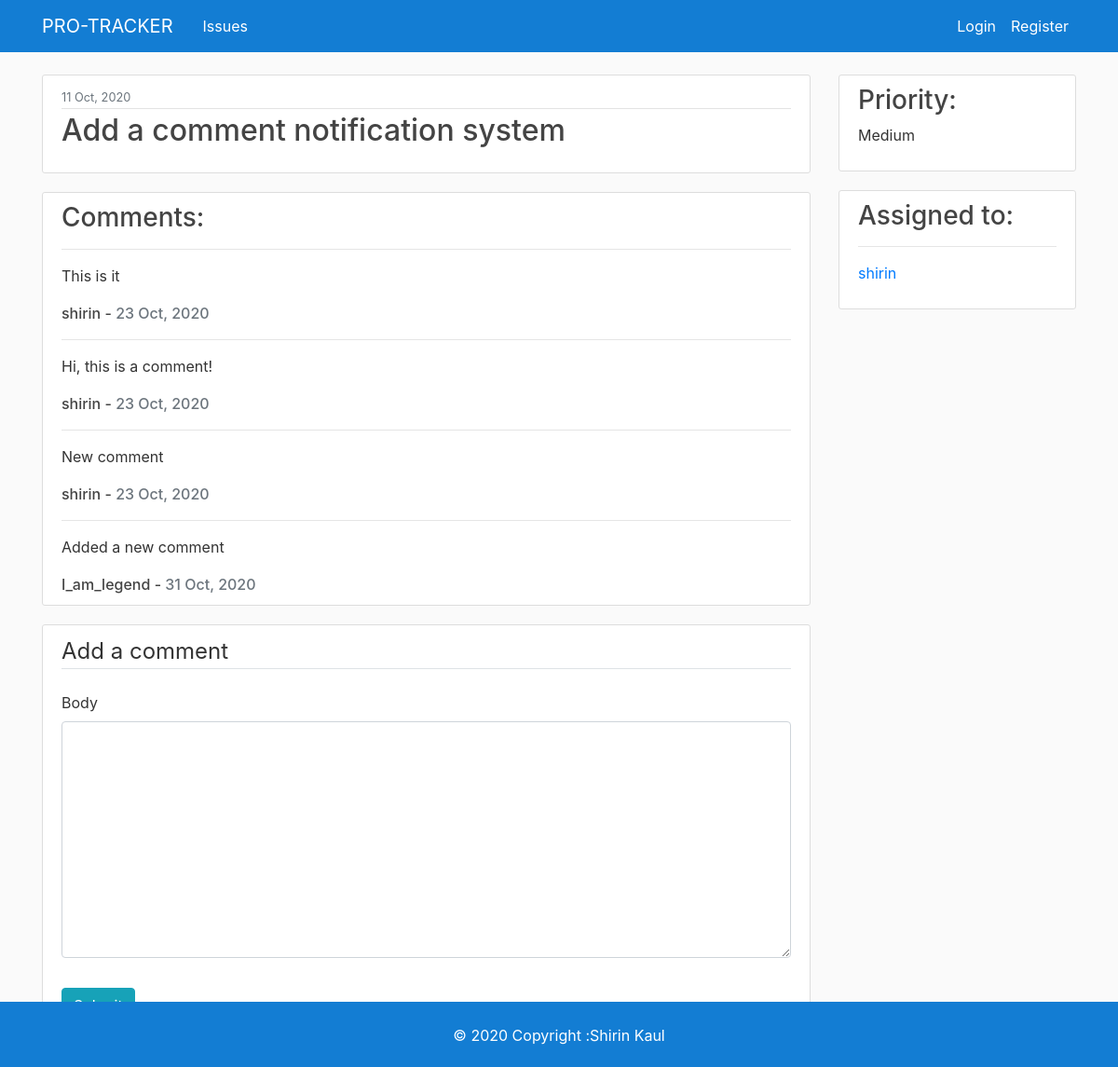
/issue/8/, run on the app's committed database.
### issue/models.py (models this page shows, shortened)
class Issue(models.Model):
    PRIORITY_CHOICES= (
        ('high','high'),
        ('medium','medium'),
        ('low', 'low')
    )
    title=models.CharField(max_length=100)
    content=RichTextUploadingField(verbose_name='Body',null=True,blank=True)
    date_created=models.DateTimeField(default=timezone.now)
    priority=models.CharField(max_length=30, choices=PRIORITY_CHOICES)
    author = models.ManyToManyField(User)
    completed = models.BooleanField(default=False)
    def formatted_markdown(self):
        return markdownify(self.content)

class Comment(models.Model):
    issue= models.ForeignKey(Issue, related_name="comments", on_delete=models.CASCADE)
    author = models.CharField(max_length=100)
    body = RichTextUploadingField(verbose_name='Body',null=True,blank=True)
    date_added = models.DateTimeField(auto_now_add=True)

### issue/views.py (the view, shortened to what this page needs)
# urls.py: path('<int:pk>/', views.IssueDetailView.as_view(), name='issue-detail'),
class IssueDetailView(FormMixin, DetailView):
    model = Issue
    form_class=CommentForm
    def get_context_data(self, **kwargs):
        context = super(IssueDetailView, self).get_context_data(**kwargs)
        context['form'] = CommentForm(initial={'issue': self.object.id, 'author': self.request.user})
        return context

### issue/forms.py
class CommentForm(forms.ModelForm):
    class Meta:
        model = Comment
        fields= ['author', 'issue', 'body']
        widgets = {
            'author': forms.HiddenInput(),
            'issue' : forms.HiddenInput(),
        }

### issue/templates/issue/issue_detail.html (shortened to what this page needs)
{% extends "issue/base.html" %}
{% load crispy_forms_tags %}
{% block content %}
<div class="col-md-9">
    <article class="media content-section">
        <div class="media-body">
            <div class="article-metadata">
                <small class="text-muted">{{ object.date_created|date:"j M, Y"}}</small>
            </div>
        <h2><a class="article-title">{{ object.title }}</a></h2>
        </div>
    </article>
    <article class="media content-section">
        <div class="media-body">
        <h3><a class="article-title">Comments:</a></h3>
            {%if not object.comments.all %}
                <p>No comments yet...</p>
            {% else %}
                {% for comment in object.comments.all %}
                    <hr>
                    <p>{{comment.body | safe}}</p>
                    <h6 style="display: inline;">{{ comment.author }} - <h6 style="display: inline;" class="text-muted">{{ comment.date_added | date:"j M, Y"}}</h6></h6>
                {%endfor%}
            {%endif%}
        </div>
    </article>
    <article class="media content-section">
        <div class="media-body">
            <form method="POST">
                <fieldset class ="form-group">
                    <legend class="border-bottom mb-4">
                        Add a comment
                    </legend>
                    {{form| crispy}}
                </fieldset>
                <div class="form-group">
                    <button class="btn btn-info" type="submit">Submit</button>
                </div>
            </form>
        </div>
    </article>
</div>
<div class="col-md-3">
    <article class="media content-section">
        <div class="media-body">
            {% if object.completed %}
                <br>
                <h6>Completed task</h6>
                <br>
            {% else %}
                <h3>Priority:</h3>
                <p class="article-content"> {{object.priority.title}} </p>
            {%endif%}
        </div>
    </article>
    <article class="media content-section">
        <div class="media-body">
            <h3>Assigned to:</h3>
            <hr>
            {% for an_author in object.author.all %}
             <p><a class="mr-2" href="{% url 'user-issues' an_author %}">{{ an_author }}</a></p>
            {%endfor%}
        </div>
    </article>
</div>
{% endblock content %}

### issue/static/issue/main.css (style rules this page uses)
body { background: #fafafa; color: #333333; margin-top: 5rem; }
h1, h2, h3, h4, h5, h6 { color: #444444; }
.content-section { background: #ffffff; padding: 10px 20px; border: 1px solid #dddddd; border-radius: 3px; margin-bottom: 20px; }
.article-title { color: #444444; }
.article-content { white-space: pre-line; }
.article-metadata { padding-bottom: 1px; margin-bottom: 4px; border-bottom: 1px solid #e3e3e3 }

### data on the page
Issue: date_created "11 Oct, 2020", title "Add a comment notification system", priority "Medium"
Comment: body "This is it", author "shirin", date_added "23 Oct, 2020"
Comment: body "Hi, this is a comment!", author "shirin", date_added "23 Oct, 2020"
Comment: body "New comment", author "shirin", date_added "23 Oct, 2020"
Comment: body "Added a new comment", author "I_am_legend", date_added "31 Oct, 2020"

### other printed values
{{ an_author }} "shirin"
